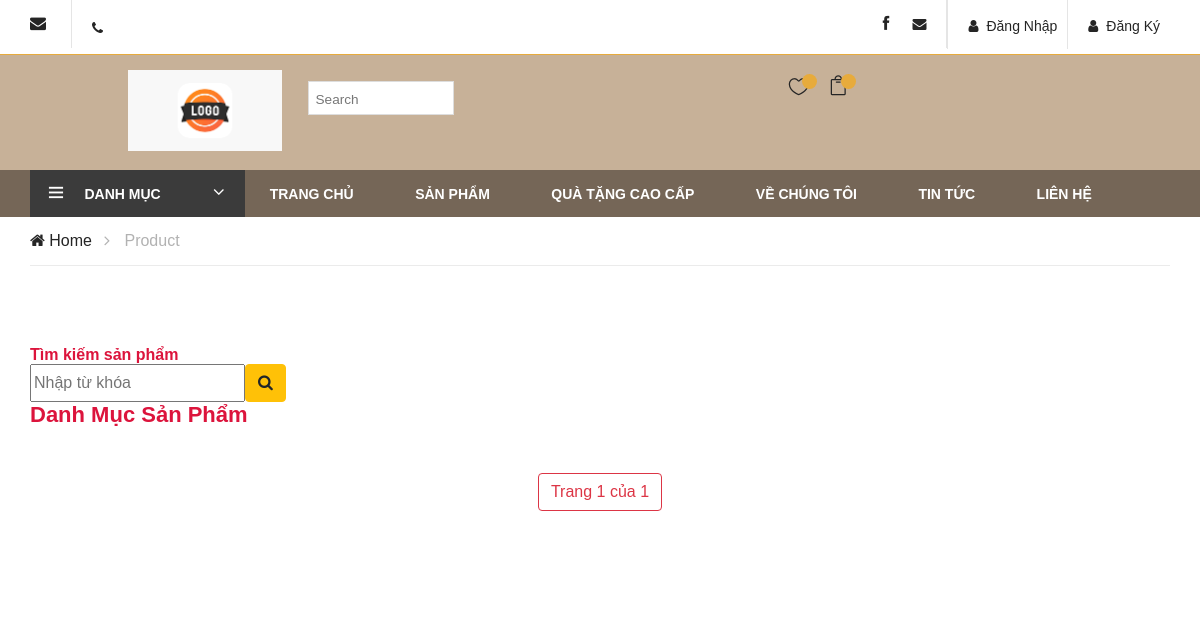
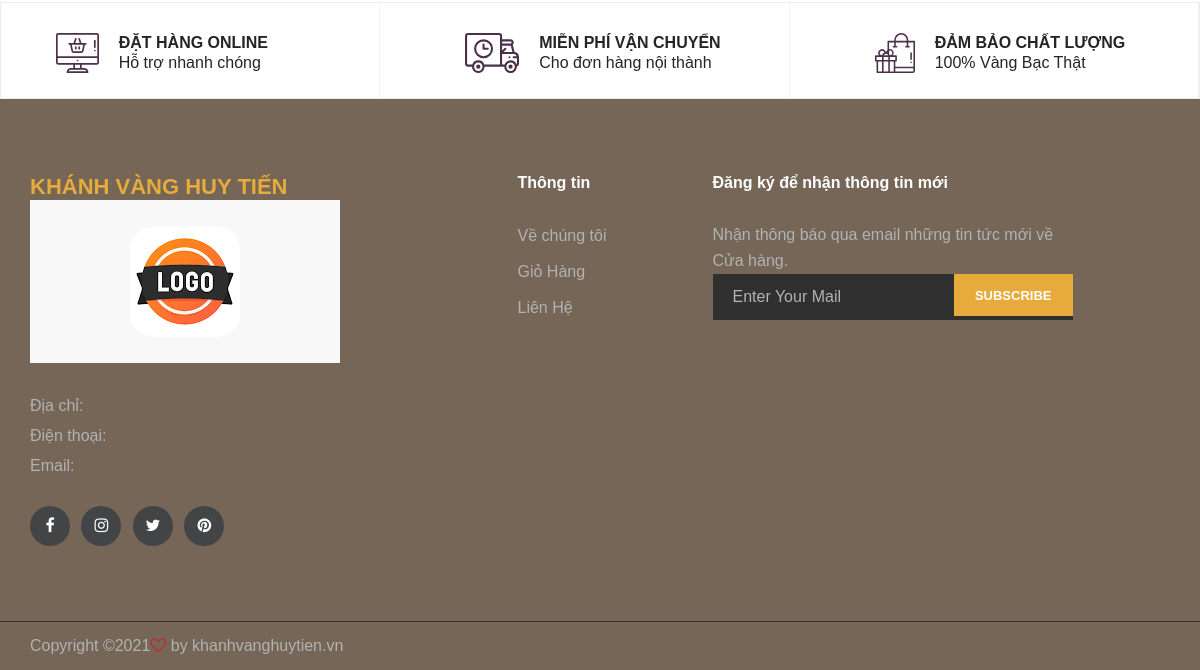
/product, run on an earlier commit of the app's database (2 pictures, top to bottom).
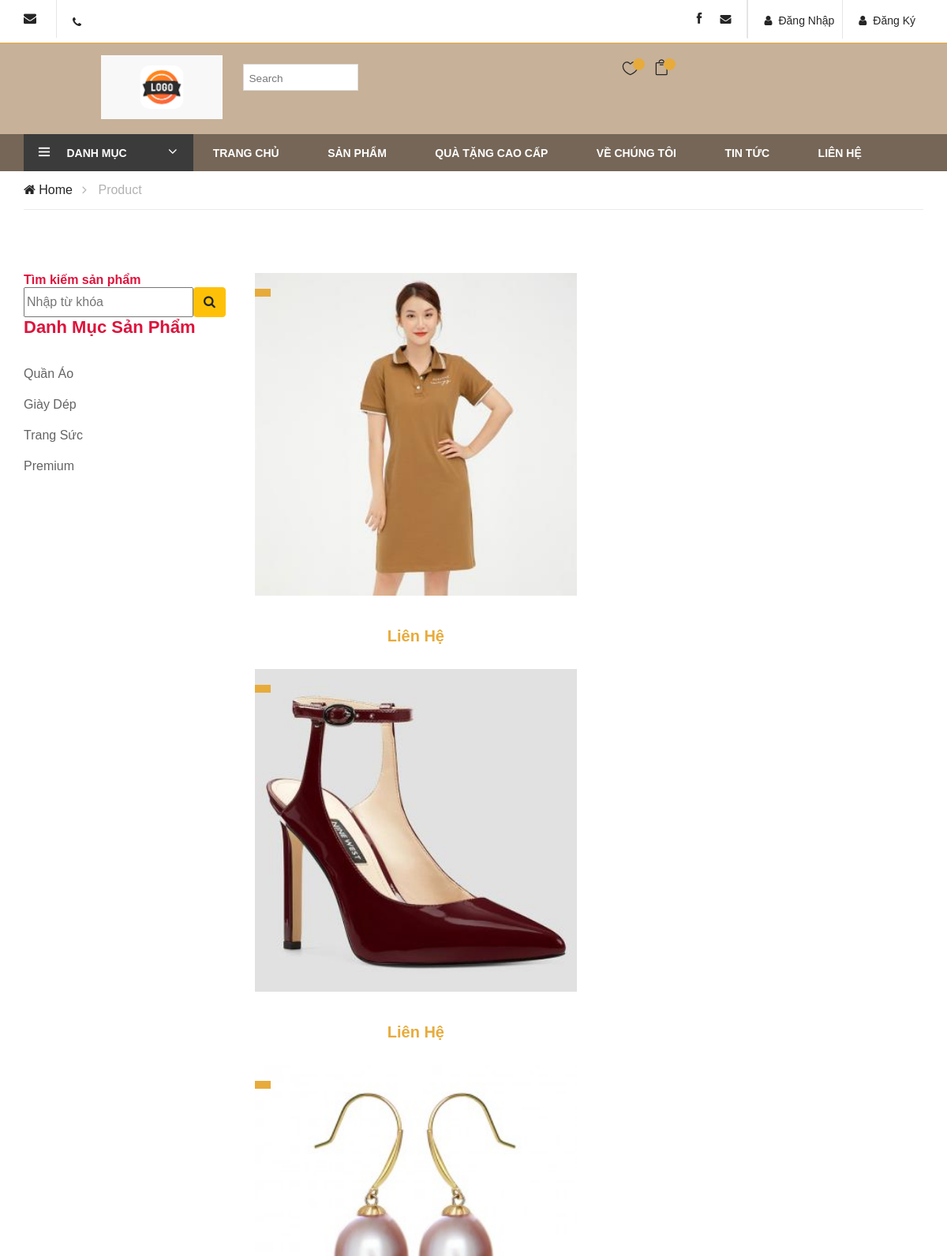
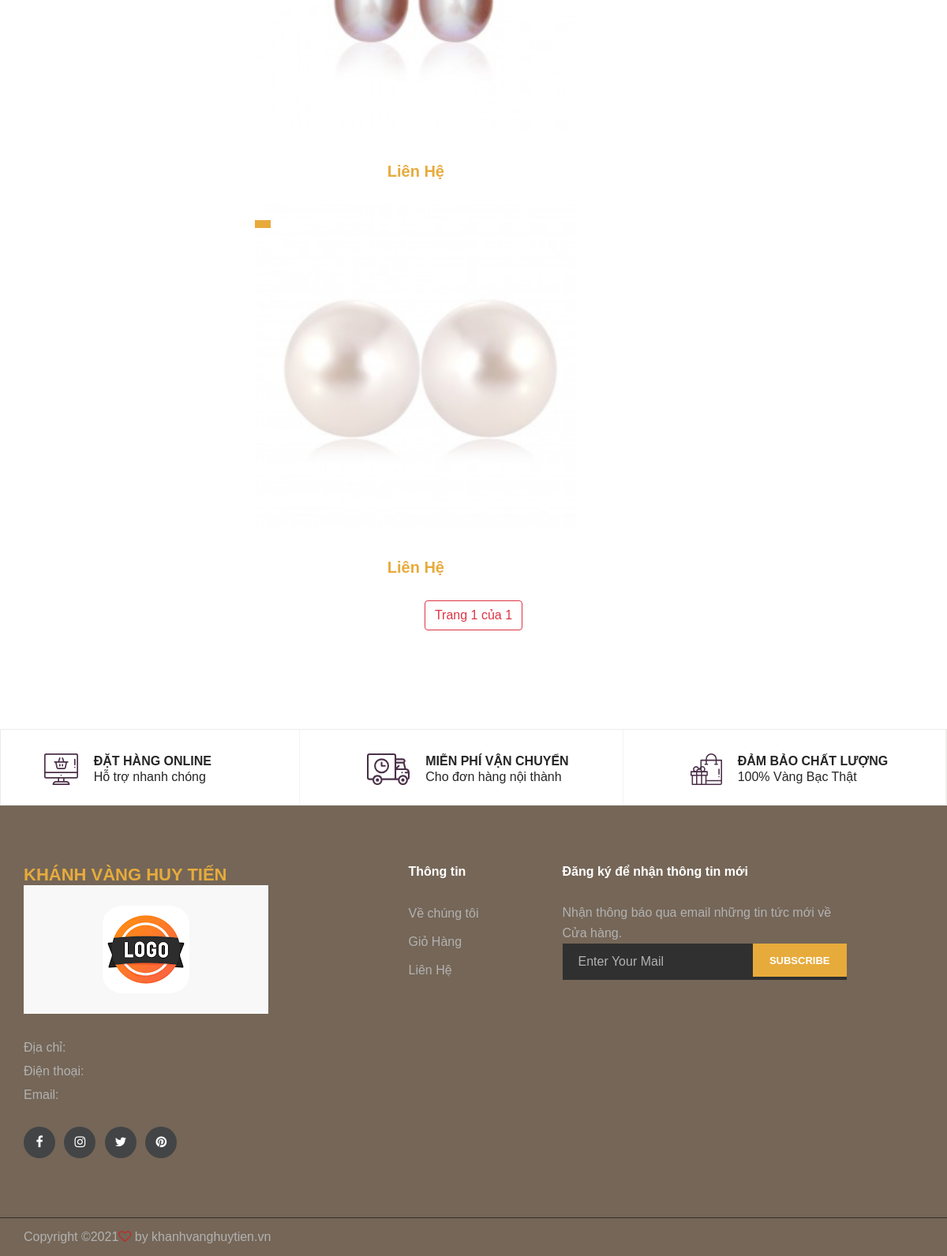
And on a later commit of the database (2 pictures, top to bottom).
### homepage/models.py (models this page shows, shortened)
class ProductCategory(models.Model):
    productcategoryid = models.AutoField(primary_key=True)
    productcategoryname = models.CharField(max_length=100)
    metatitle = models.CharField(max_length=250, blank=True, null=True)
    parentcategoryid = models.ForeignKey('self', models.DO_NOTHING, db_column='ParentCategoryId', blank=True, null=True)
    displayoder = models.IntegerField(blank=True, null=True)
    SEOtitle = models.TextField(max_length=100, blank=True, null=True)
    createdate = models.DateTimeField(auto_now_add=True, blank=True, null=True)
    editeddate = models.DateTimeField(auto_now=True, blank=True, null=True)
    metaKeywords = models.TextField(max_length=250,blank=True, null=True)
    metaDescriptions = models.TextField(max_length=250,blank=True, null=True)
    isenable = models.BooleanField(blank=True, null=True)
    class Meta:
        managed = True
        db_table = 'ProductCategory'

class Product(models.Model):
    productid = models.AutoField(primary_key=True)
    productcategoryid = models.ForeignKey(ProductCategory, models.CASCADE, blank=True, null=True)
    productcode = models.CharField(max_length=50, blank=True, null=True)
    productname = models.TextField(blank=True, null=True)
    size = models.CharField(max_length=100, blank=True, null=True)
    metatitle = models.TextField(blank=True, null=True)
    descriptions = RichTextUploadingField(blank=True, null=True)
    productimage = models.ImageField(upload_to='product/')
    moreimage = models.ImageField(upload_to='productdetail/', blank=True, null=True)
    url = models.URLField(blank=True, null=True)
    price = models.CharField(max_length=50, blank=True, null=True)
    promotionprice = models.CharField(max_length=50, blank=True, null=True)
    includeVAT = models.CharField(max_length=150,blank=True, null=True)
    viewcounts = models.IntegerField(blank=True, null=True)
    createdate = models.DateTimeField(auto_now_add=True, blank=True, null=True)
    editeddate = models.DateTimeField(auto_now=True, blank=True, null=True)
    class Meta:
        managed = True
        db_table = 'Product'

### homepage/views.py (the view)
# urls.py: path('product', views.product, name='product'),
def product(request):
    productcategory_list = ProductCategory.objects.all()
    product_list = Product.objects.all()
    paginator = Paginator(product_list, 20)
    page = request.GET.get('page', 1)
    try:
        products = paginator.page(page)
    except PageNotAnInteger:
        products = paginator.page(1)
    except EmptyPage:
        products = paginator.page(paginator.num_pages)
    context = {
        'productcategory_list': productcategory_list,
        "page_obj": products
    }
    return render(request,'homepage/product.html', context)

### homepage/templates/homepage/product.html (shortened to what this page needs)
{% extends "homepage/base.html" %}
{% load static %}
{% block content %}
    <div class="breacrumb-section">
        <div class="container">
            <div class="row">
                <div class="col-lg-12">
                    <div class="breadcrumb-text">
                        <a href="{% url 'index' %}"><i class="fa fa-home"></i> Home</a>
                        <span>Product</span>
                    </div>
                </div>
            </div>
        </div>
    </div>
    <section class="product-shop spad">
        <div class="container">
            <div class="row">
                <div class="col-lg-3 col-md-6 col-sm-8 order-2 order-lg-1 produts-sidebar-filter">
                    <form method="GET" action="{% url 'homepage:search' %}" >
                    <div class="advanced-search">
                        <h4 class="fw-title text-inner font-weight-bold" style="color: crimson;">Tìm kiếm sản phẩm</h4>
                        <div class="filter-catagories input-group-prepend">
                            <input type="text" placeholder="Nhập từ khóa" name="search">
                            <button type="submit" class="btn btn-warning"><i class="fa fa-search"></i></button>
                        </div>
                    </div>
                    </form>
                    <div class="filter-widget">
                        <h4 class="fw-title text-inner font-weight-bold" style="color: crimson;">Danh Mục Sản Phẩm</h4>
                        {% for product_category in productcategory_list %}
                        <ul class="filter-catagories">
                            <li><a href="#">{{product_category.productcategoryname}}</a></li>
                        </ul>
                        {% endfor %}
                    </div>
            </div>
                <div class="col-lg-9 order-1 order-lg-2">
                    <div class="product-list">
                        <div class="row">
                            <div class="col-lg-6 col-sm-6">
                                {% for product in page_obj %}
                                <div class="product-item">
                                    <div class="pi-pic">
                                        <img src="media/{{product.productimage}}" alt="{{product.productimage}}">
                                        <div class="sale pp-sale"></div>
                                    </div>
                                    <div class="pi-text">
                                        <div class="product-price">
                                            Liên Hệ
                                        </div>
                                    </div>
                                </div>
                                {% endfor %}
                            </div>
                       </div>
                    </div>
                </div>
            </div>
        </div>
        <div class="pagination justify-content-center">
            <span class="step-links">
                <span class="btn btn-outline-danger" class="current">
                    Trang {{ page_obj.number }} của {{ page_obj.paginator.num_pages }}
                </span>
            </span>
        </div>
    </section>
{% endblock %}

### homepage/templates/homepage/base.html (shortened to what this page needs)
{% load static %}
<!DOCTYPE html>
<html lang="zxx">
<head>
    <link rel="stylesheet" href="{% static 'homepage/css/bootstrap.min.css' %}">
    <link rel="stylesheet" href="{% static 'homepage/css/font-awesome.min.css'  %}">
    <link rel="stylesheet" href="{% static 'homepage/css/themify-icons.css' %}">
    <link rel="stylesheet" href="{% static 'homepage/css/elegant-icons.css' %}">
    <link rel="stylesheet" href="{% static 'homepage/css/owl.carousel.min.css' %}">
    <link rel="stylesheet" href="{% static 'homepage/css/nice-select.css' %}">
    <link rel="stylesheet" href="{% static 'homepage/css/jquery-ui.min.css' %}">
    <link rel="stylesheet" href="{% static 'homepage/css/slicknav.min.css' %}">
    <link rel="stylesheet" href="{% static 'homepage/css/style.css' %}">
</head>
<body>
    <header class="header-section" style=" background-color: #c7b198;">
        <div class="header-top" style=" background-color: #fff;">
            <div class="container">
                <div class="ht-left">
                    <div class="mail-service">
                        <i class=" fa fa-envelope"></i>
                    </div>
                    <div class="phone-service">
                        <i class=" fa fa-phone"></i>
                    </div>
                </div>
                <div class="ht-right">
                    <a href="{% url 'homepage:register' %}" class="login-panel"><i class="fa fa-user"></i>Đăng Ký</a>
                    <a href="{% url 'homepage:login' %}" class="login-panel"><i class="fa fa-user"></i>Đăng Nhập</a>
                    <div class="top-social">
                        <a href="#"><i class="ti-facebook"></i></a>
                        <a href="#"><i class="fa fa-envelope"></i></a>
                    </div>
                </div>
            </div>
        </div>
        <div class="container">
            <div class="inner-header">
                <div class="row">
                    <div class="col-lg-1 col-md-1">
                    </div>
                    <div class="col-lg-2 col-md-2">
                        <div class="logo">
                            <a href="{% url 'index' %}" >
                                <img src="{% static '/homepage/img/logo.png' alt='' %}">
                            </a>
                        </div>
                    </div>
                   <div class="header-bottom-right">
         <div class="search">
				<input type="text" name="s" class="textbox" value="Search" onfocus="this.value = '';" onblur="if (this.value == '') {this.value = 'Search';}">
				<input type="submit" value="Subscribe" id="submit" name="submit">
		 </div>
	  <div class="tag-list">
	    <ul class="icon1 sub-icon1 profile_img">
			<li><a class="active-icon c1" href="#"> </a>
			</li>
		</ul>
		<ul class="icon1 sub-icon1 profile_img">
			<li><a class="active-icon c2" href="#"> </a>
			</li>
		</ul>
	  </div>
    </div>
                    <div class="col-lg-2 text-right col-md-2">
                        <ul class="nav-right">
                            <li class="heart-icon">
                                <a href="#">
                                    <i class="icon_heart_alt"></i>
                                    <span></span>
                                </a>
                            </li>
                            <li class="cart-icon">
                                <a href="#">
                                    <i class="icon_bag_alt"></i>
                                    <span></span>
                                </a>
                            </li>
                        </ul>
                    </div>
                </div>
            </div>
        </div>
        <div class="nav-item">
            <div class="container">
                <div class="nav-depart">
                    <div class="depart-btn">
                        <i class="ti-menu"></i>
                        <span>Danh mục</span>
                    </div>
                </div>
                <nav class="nav-menu mobile-menu">
                    <ul>
                        <li><a href="{% url 'index' %}">Trang chủ</a></li>
                        <li><a href="{% url 'homepage:product' %}">Sản Phẩm</a>
                        </li>
                        <li><a href="{% url 'homepage:premium' %}">Quà tặng cao cấp</a></li>
                        <li><a href="{% url 'homepage:about' %}">Về Chúng Tôi</a></li>
                        <li><a href="{% url 'homepage:blog' %}">Tin tức</a></li>
                        <li><a href="{% url 'homepage:contact' %}">Liên hệ</a></li>
                    </ul>
                </nav>
            </div>
        </div>
    </header>
    {% block content %}{% endblock %}
    <div class="benefit-items">
        <div class="row">
            <div class="col-lg-4">
                <div class="single-benefit">
                    <div class="sb-icon">
                        <img src="{% static 'homepage/icon/feature_icon_2.svg' %}" >
                    </div>
                    <div class="sb-text">
                        <h6>Đặt hàng Online</h6>
                        <p>Hỗ trợ nhanh chóng</p>
                    </div>
                </div>
            </div>
            <div class="col-lg-4">
                <div class="single-benefit">
                    <div class="sb-icon">
                        <img src="{% static 'homepage/icon/feature_icon_3.svg' %}">
                    </div>
                    <div class="sb-text">
                        <h6>Miễn phí vận chuyển</h6>
                        <p>Cho đơn hàng nội thành</p>
                    </div>
                </div>
            </div>
            <div class="col-lg-4">
                <div class="single-benefit">
                    <div class="sb-icon">
                        <img src="{% static 'homepage/icon/feature_icon_4.svg' %}" alt="">
                    </div>
                    <div class="sb-text">
                        <h6>Đảm bảo chất lượng</h6>
                        <p>100% Vàng Bạc Thật</p>
                    </div>
                </div>
            </div>
        </div>
    </div>
    <footer class="footer-section">
        <div class="container">
            <div class="row">
                <div class="col-lg-4">
                    <div class="footer-left">
                        <div class="footer-logo" >
                            <a href="{% url 'index' %}" style="color:#e7ab3c; font-size: 22px; font-weight: 700;">KHÁNH VÀNG HUY TIẾN</a>
                            <img src="{% static 'homepage/img/logo.png' alt='' %}" >
                        </div>
                        <ul>
                            <li>Địa chỉ:  </li>
                            <li>Điện thoại: </li>
                            <li>Email: </li>
                        </ul>
                        <div class="footer-social">
                            <a href="#"><i class="fa fa-facebook"></i></a>
                            <a href="#"><i class="fa fa-instagram"></i></a>
                            <a href="#"><i class="fa fa-twitter"></i></a>
                            <a href="#"><i class="fa fa-pinterest"></i></a>
                        </div>
                    </div>
                </div>
                <div class="col-lg-2 offset-lg-1">
                    <div class="footer-widget">
                        <h5>Thông tin</h5>
                        <ul>
                            <li><a href="{% url 'homepage:about' %}">Về chúng tôi</a></li>
                            <li><a href="#">Giỏ Hàng</a></li>
                            <li><a href="{% url 'homepage:contact' %}">Liên Hệ</a></li>
                               </ul>
                    </div>
                </div>
                <div class="col-lg-4">
                    <div class="newslatter-item">
                        <h5>Đăng ký để nhận thông tin mới</h5>
                        <p>Nhận thông báo qua email những tin tức mới về Cửa hàng.</p>
                        <form action="#" class="subscribe-form">
                            <input type="text" placeholder="Enter Your Mail">
                            <button type="button">Subscribe</button>
                        </form>
                    </div>
                </div>
            </div>
        </div>
        <div class="copyright-reserved">
            <div class="container">
                <div class="row">
                    <div class="col-lg-12">
                        <div class="copyright-text">
Copyright &copy;<script>document.write(new Date().getFullYear());</script><i class="fa fa-heart-o" aria-hidden="true"></i> by <a target="_blank">khanhvanghuytien.vn</a>
                        </div>
                    </div>
                </div>
            </div>
        </div>
    </footer>
</body>
</html>

What changed in the data, as far as the page shows it:
added ProductCategory: productcategoryname "Quần Áo"
added ProductCategory: productcategoryname "Giày Dép"
added ProductCategory: productcategoryname "Trang Sức"
added ProductCategory: productcategoryname "Premium"
added Product: productimage (picture)
added Product: productimage (picture)
added Product: productimage (picture)
added Product: productimage (picture)
